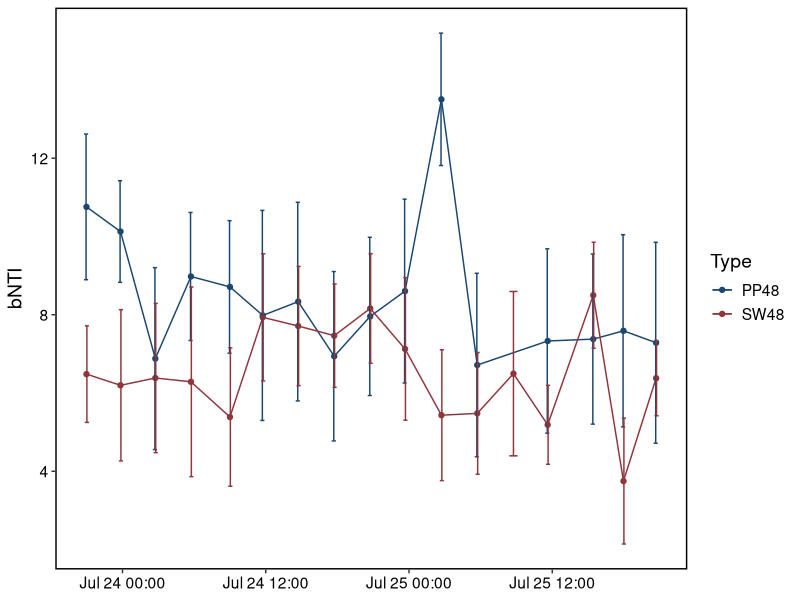
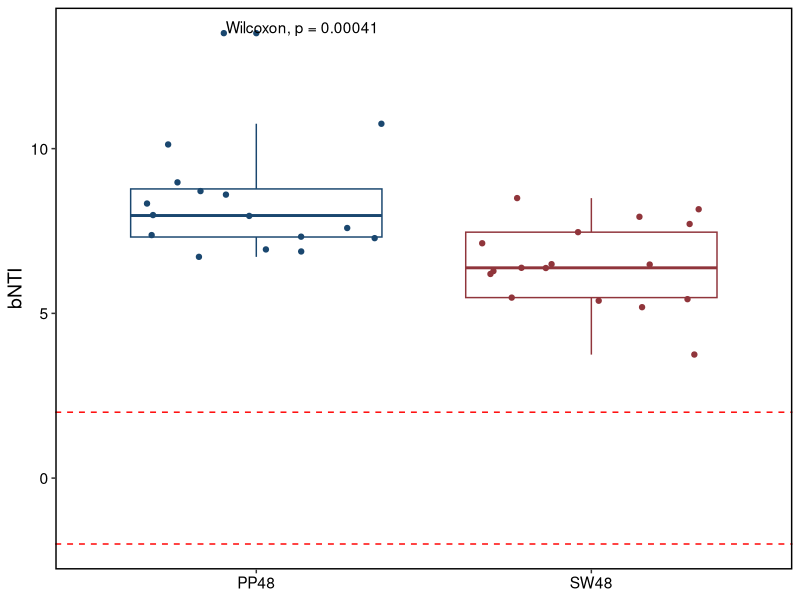

Reproduce these figures in R, in order. (Note: this script raises an error after producing the figures.)
### Script to test individual null models
library(reshape2); library(ggplot2); library(ggthemes); library(ggpubr)

setwd("/path/to/Data Folder")
bNTI = read.csv("HJ_Andrews_TWCD_bNTI_999.csv", row.names = 1)
factors = read.csv("HJ_Andrews_Metadata.csv", row.names = 1)

### Preprocessing and clean up
# Dropping PP48-000012 (outlier)
factors = factors[-which(row.names(factors) %in% "PP48.000012"),]

# Fixing date and time
factors$Date_Time = as.POSIXct(paste(factors$Date, factors$Time), format = "%m/%d/%Y %H:%M")
factors$Date_Time = gsub("0018", "2018", factors$Date_Time)
factors$Date_Time = gsub(":..$", "", factors$Date_Time)

# Creating ggplot themes
hori_x_theme = theme_bw()+
  theme(text = element_text(size = 14),
        axis.text.x = element_text(colour = "black"),
        axis.text.y = element_text(colour = "black"),
        panel.border = element_rect(size = 1, colour = "black"),
        panel.grid = element_blank())

vert_x_theme = theme_bw()+
  theme(text = element_text(size = 14),
        axis.text.x = element_text(colour = "black", angle = 90, hjust = 1, vjust = 0.6),
        axis.text.y = element_text(colour = "black"),
        panel.border = element_rect(size = 1, colour = "black"),
        panel.grid = element_blank())



### Actual analysis
# Reflecting null matrices
bNTI[upper.tri(bNTI)] = t(bNTI)[upper.tri(bNTI)]

# Selecting within group dynamics
avg.bNTI = bNTI
avg.bNTI[grep("SW48", row.names(avg.bNTI)),grep("PP48", colnames(avg.bNTI))] = NA
avg.bNTI[grep("PP48", row.names(avg.bNTI)),grep("SW48", colnames(avg.bNTI))] = NA

# Plotting mean thru time
std.bNTI = apply(avg.bNTI, 2, function(x) sd(x, na.rm = T))
avg.bNTI = apply(avg.bNTI, 2, function(x) mean(x, na.rm = T))
avg.bNTI = data.frame(Samples = names(avg.bNTI), bNTI = avg.bNTI, StdDev = std.bNTI, Date = factors$Date_Time, Type = factors$Sample)

ggplot(data = avg.bNTI, aes(x = as.POSIXct(Date), y = bNTI, group = Type))+
  geom_point(aes(color = Type)) + geom_line(aes(color = Type))+
  geom_errorbar(aes(color = Type, ymin = bNTI-std.bNTI, ymax = bNTI+std.bNTI), width=2500,
                position=position_dodge(500))+
  xlab(NULL) + scale_color_stata()+
  hori_x_theme

# Plotting means as a boxplot
ggplot(data = avg.bNTI, aes(x = Type, y = bNTI))+
  geom_boxplot(aes(group = Type, color = Type))+
  geom_jitter(aes(color = Type))+
  geom_hline(yintercept = c(-2,2), color = "red", lty = 2)+
  stat_compare_means(method = "wilcox.test")+
  xlab(NULL) + scale_color_stata()+
  hori_x_theme + theme(legend.position = "none")

# Paired Wilcoxon test
avg.bNTI = avg.bNTI[-grep("12", avg.bNTI$Samples),]
stat = wilcox.test(bNTI~Type, data = avg.bNTI, paired = T)
